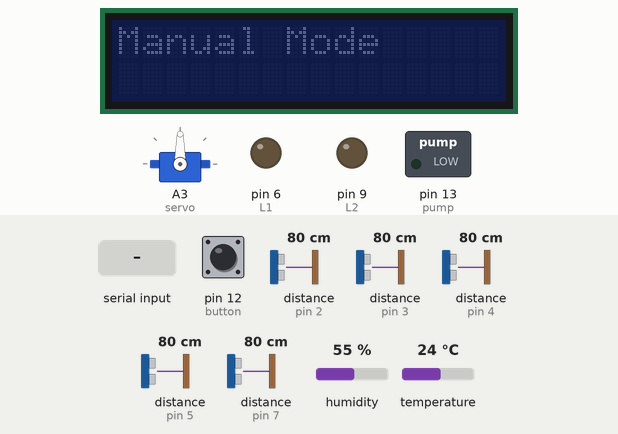
This sketch was run on a simulated Arduino Uno, built with avr-gcc and run on an emulated ATmega328P. Parts: 16×2 character LCD, servo, switched loads named in the sketch (green lamp = pin HIGH), output pins drawn as LEDs (lit = HIGH). The inputs (shaded band) are chosen by the test bench; at power-on: pin 12 (button) LOW, distance to the obstacle (sensors on pin 2, pin 3, pin 4, pin 5, pin 7) 80 cm, humidity 55 %, temperature 24 °C. The echo pulse lasts 58.3 µs per cm; pins used as bus, display or sensor lines are not drawn.

Above: at 3.2 s.
3.3 s: pin 12 (button) pulled HIGH for 3.2 s
At 5.1 s:
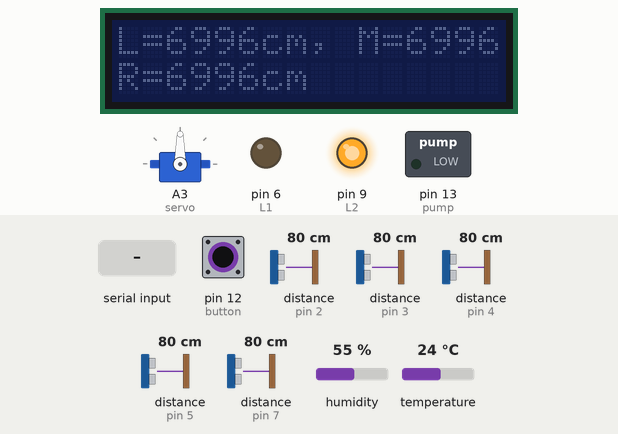
8.5 s: "B" received over Serial
At 9.0 s:
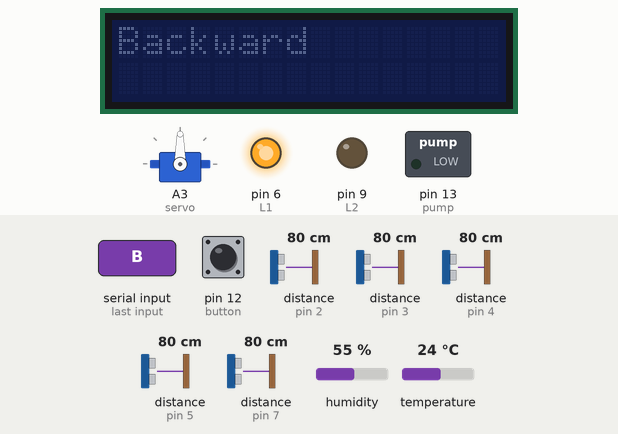
10.0 s: byte 84 ('T') received over Serial
At 11.1 s:
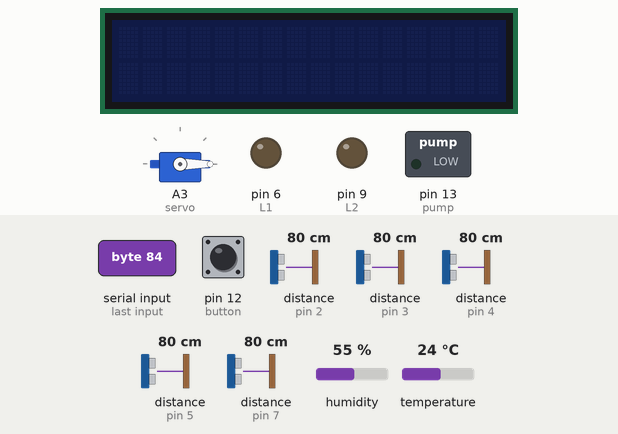
11.5 s: "F" received over Serial
At 12.5 s:
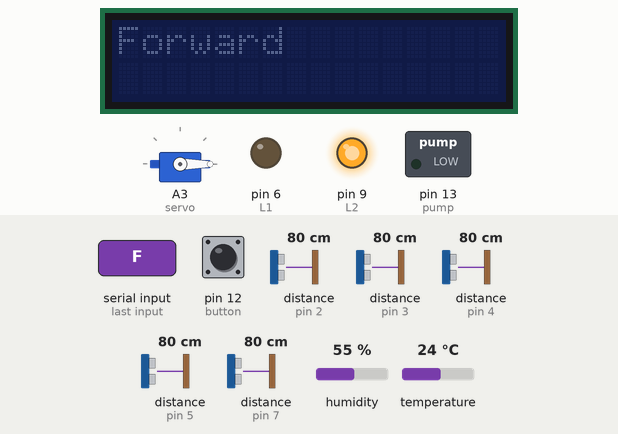
13.0 s: "L" received over Serial
At 13.5 s:
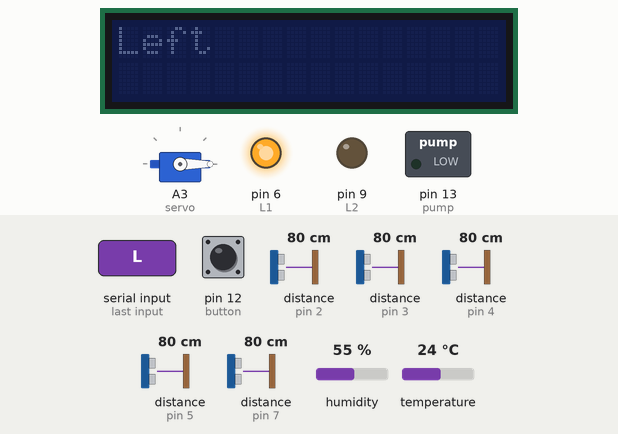
14.5 s: "P" received over Serial
At 15.9 s:
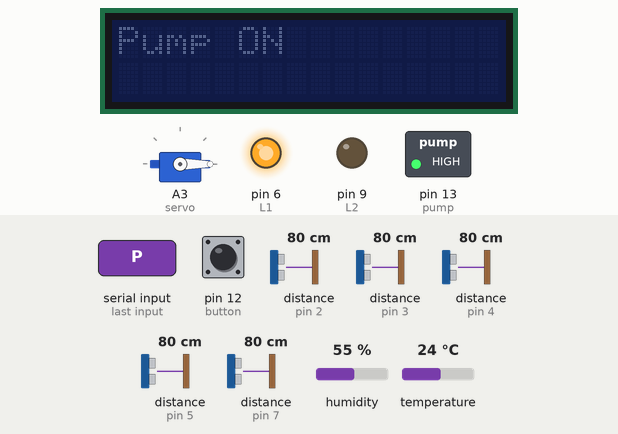
Timing chart, 0 to 17.0 s (numbered marks = the images above; inputs shaded):
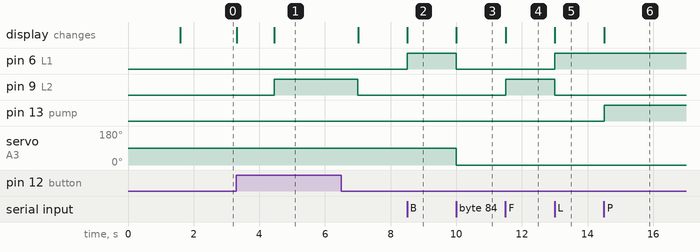

Measured:
- after the input at 3.3 s, pin 9 (L2): LOW → HIGH after 1.2 s, → LOW 2.5 s later; the display: first changes at once (image 1 shows a later state)
- after the input at 8.5 s, pin 6 (L1): LOW → HIGH at once; the display: changes at once (image 2)
- after the input at 10.0 s, pin 6 (L1): HIGH → LOW at once; servo on A3 (servo): 90° → 0° at once; the display: changes at once (image 3)
- after the input at 11.5 s, pin 9 (L2): LOW → HIGH at once; the display: changes at once (image 4)
- after the input at 13.0 s, pin 6 (L1): LOW → HIGH at once; pin 9 (L2): HIGH → LOW at once; the display: changes at once (image 5)
- after the input at 14.5 s, pin 13 (pump): LOW → HIGH at once; the display: changes at once (image 6)

The sketch:

ROBOTIC_CAR.ino
```cpp
//FLOOR CLEANING CAR ...                                                                                                    by Mokesh Nagpal.
#include <time.h>
#include <NewPing.h>    //import libraries
#include <LiquidCrystal_I2C.h>
#include <Servo.h>
#include "DHT.h"
#define sensor DHT22    //define sensor type used
const int echo_L = 2;   //initialize pin numbers
const int trig_L = 2;
const int echo_M = 3;
const int trig_M = 3;
const int echo_R = 4;
const int trig_R = 4;
const int echo_RR = 5;
const int trig_RR = 5;
const int echo_LL = 7;
const int trig_LL = 7;
const int L1 = 6;
const int L2 = 9;
const int R1 = 10;
const int R2 = 11;
const int button = 12;
const int pump = 13;
//A4 - data pin,A5 - clock pin
const int servo = A3;
const int tempHum = A2;


//Variables used
int rd=0;    //Reading button status
float temp = 0.0;    //temperature and humidity
float hum = 0.0;
float sp_cm = 0.0;   //distance recorded
int sp_m=0;
float duration = 0.0;
int motor_speed = 255;    //speed of the motor can be set between 125 (minimum) and 255 (maximum)
const int max_distance = 200;   //max distance of ultrasonic sensors is set to 200cm
int distance_L = 0;    //Distance from left ultrasonic sensor
int distance_M = 0;    //Distance from middle ultrasonic sensor
int distance_R = 0;    //Distance from right ultrasonic sensor
int distance_LL = 0;   // Distance from left left ultrasonic sensor
int distance_RR = 0;   //Distance from right right ultrasonic sensor
char incomingByte = '\0';
const char msg[]="Configure your Bluetooth app !!!";
char dist[80]={'\0'};
char value[5]={'\0'};
time_t t1,t2;
int dif=0;
int c=0;
boolean m=false,r=false,l=false,rr=false,ll=false;

NewPing sonar_L(trig_L, echo_L, max_distance);    //initialize all the 3 sensors
NewPing sonar_M(trig_M, echo_M, max_distance);
NewPing sonar_R(trig_R, echo_R, max_distance);
NewPing sonar_LL(trig_LL, echo_LL, max_distance);    //initialize all the 3 sensors
NewPing sonar_RR(trig_RR, echo_RR, max_distance);
LiquidCrystal_I2C lcd(0x3F, 16, 2);    //address of lcd
DHT dht(tempHum,sensor);
Servo ser;

void setup()
{
  pinMode(L1, OUTPUT);    //intitialize pins as output or input
  pinMode(L2, OUTPUT);
  pinMode(R1, OUTPUT);
  pinMode(R2, OUTPUT);
  pinMode(button, INPUT);
  pinMode(pump, OUTPUT);
  digitalWrite(L1, LOW);
  digitalWrite(L2, LOW);
  digitalWrite(R1, LOW);
  digitalWrite(R2, LOW);
  digitalWrite(pump, LOW);
  Serial.begin(9600);   //begin serial communication via bluetooth at 9600 baud rate
  dht.begin();
  lcd.init();
//  lcd.backlight();
  ser.attach(servo);
  lcd.noCursor();
  lcd.print("Welcome!");
  delay(1500);
  temperatureHumidity();
  t1=time(NULL);
  lcd.clear();
  rd=digitalRead(button);
  if(rd==HIGH)
  {
    lcd.print("Automatic Mode");
  }
  else
  {
    lcd.print("Manual Mode");
  }
  delay(500);
}
void loop()
{
  t2=time(NULL);

  while(rd==LOW)
   {
    manualMode();
    rd=digitalRead(button);
    if(rd == HIGH)
    {
      moveStop();
      lcd.clear();
      lcd.print("Automatic Mode");
      delay(500);
      break;
    }
  }
  rd=digitalRead(button);
  while(rd==HIGH)
  {
    automaticMode();
    rd=digitalRead(button);
    if(rd == LOW)
    {
      moveStop();
      lcd.clear();
      lcd.print("Manual Mode");
      delay(500);
      break;
    }
  }
}

//Automatic mode
void automaticMode()
{
  dif=difftime(t2,t1);
  if(dif>120)
  {
    rotate();
  }
  if(dif>180)
    {
      temperatureHumidity();
      t1=t2;
    }
  readSensor_R();    //read distance from all the 3 sensors
  readSensor_M();
  readSensor_L();
  readSensor_LL();
  readSensor_RR();
  lcd.clear();    //print distance on LCD
  lcd.print("L=");
  lcd.print(distance_L);
  lcd.print("cm, ");
  lcd.print("M=");
  lcd.print(distance_M);
  lcd.print("cm,");
  lcd.setCursor(0, 1);
  lcd.print("R=");
  lcd.print(distance_R);
  lcd.print("cm");
  m=distance_M <= 10;    //normally 10cm is ok
  r=distance_R <= 10;
  l=distance_L <= 10;
   ll=distance_LL <= 33;   // length of car
   rr=distance_RR <= 33;   // length of car
   if(m==true&&rr==true&&ll==true)
  {
    moveStop();
    while(rr==true&&ll==true)
    {
    moveBackward();   //move back
    delay(100);
    }
    delay(1000); //time taken to cover half distance of the car19 m
    if(rr==true)
    moveRight();
    else
    moveLeft();
    delay(10000);    //time to rotate it 180 degree
  }
  if(m==true&&r==true&&l==true)
  {
    moveStop();
    moveBackward();   //move back
    delay(2000);
    if(distance_R>distance_L)
    {
    moveRight();
    delay(2000);
    }
    else
    {
    moveLeft();
    delay(2000);
    }
  }
  else if(m==true&&l==true)
  {
    moveStop();
    moveRight();
    delay(2000);
  }
  else if(m==true&&r==true)
  {
    moveStop();
    moveLeft();
    delay(2000);
  }
  else if(r==true&&l==false)
  {
    moveStop();
    moveLeft();
    delay(2000);
  }
  else if(l==true&&r==false)
  {
    moveStop();
    moveRight();
    delay(2000);
  }
  else
  {
    moveForward();
  }
}

//Manual mode
void manualMode()
{
  if (Serial.available() > 0)   //check if any data is available
  {
    incomingByte = Serial.read();   //read incoming data
    lcd.clear();
  switch(incomingByte)    //based on received character execute respective commands
  {
    case 'F':
    moveForward();
    lcd.print("Forward");
    break;

    case 'B':
    moveBackward();
    lcd.print("Backward");
    break;

    case 'L':
    moveLeft();
    lcd.print("Left");
    break;

    case 'R':
    moveRight();
    lcd.print("Right");
    break;

    case 'S':
    moveStop();
    lcd.print("Stop");
    break;

    case 'P':
    digitalWrite(pump, HIGH);
    lcd.print("Pump ON");
    break;

    case 'p':
    digitalWrite(pump, LOW);
    break;

    case '1':
    motor_speed = 155;
    break;

    case '2':
    motor_speed = 205;
    break;

    case '3':
    motor_speed = 255;
    break;

    case 'T':
    moveStop();
    rotate();
    break;

    default :
    for(int i=0;i<strlen(msg);i++)
    {
      lcd.print(msg[i]);
      if(i>15)
      {
        lcd.autoscroll();
      }
    }
    incomingByte='*';
    delay(1000);

  }
  incomingByte='*';
  }
}

//Rotating servo
void rotate()
{
  moveStop();
  if(c==0)
  {
  ser.write(512);
  c=1;
  }
  else
  {
  ser.write(1023);
  c=0;
  }
}

//Temperature and Humidioty
void temperatureHumidity()
{
  //no delay is given as already delay is present in the program
  hum=dht.readHumidity();
  temp=dht.readTemperature();
  sp_m=331.4 + ( 0.606 * temp ) + ( 0.0124 * hum );
  sp_cm=sp_m/100;
}

//Ultrasoonic read
void readSensor_R()    //read distance in centimeters from left sensor
{
  duration = sonar_R.ping_median(5);
  distance_R=(duration/2)*sp_cm;
}
void readSensor_L()    //read distance in centimeters from left sensor
{
  duration = sonar_L.ping_median(5);
  distance_L=(duration/2)*sp_cm;
}
void readSensor_M()    //read distance in centimeters from middle sensor
{
  duration = sonar_M.ping_median(5);
  distance_M=(duration/2)*sp_cm;
}

void readSensor_RR()    //read distance in centimeters from left sensor
{
  duration = sonar_RR.ping_median(5);
  distance_RR=(duration/2)*sp_cm;
}
void readSensor_LL()    //read distance in centimeters from left sensor
{
  duration = sonar_LL.ping_median(5);
  distance_LL=(duration/2)*sp_cm;
}


//Moving the car
void moveForward()
{
  digitalWrite(L1, LOW);
  analogWrite(L2, motor_speed);
  analogWrite(R1, motor_speed);
  digitalWrite(R2, LOW);
}

void moveBackward()
{
  analogWrite(L1, motor_speed);
  digitalWrite(L2, LOW);
  digitalWrite(R1, LOW);
  analogWrite(R2, motor_speed);
}

void moveLeft()
{
  analogWrite(L1, motor_speed);
  digitalWrite(L2, LOW);
  analogWrite(R1, motor_speed);
  digitalWrite(R2, LOW);
}

void moveRight()
{
  digitalWrite(L1, LOW);
  analogWrite(L2, motor_speed);
  digitalWrite(R1, LOW);
  analogWrite(R2, motor_speed);
}

void moveStop()
{
  digitalWrite(L1, LOW);
  digitalWrite(L2, LOW);
  digitalWrite(R1, LOW);
  digitalWrite(R2, LOW);
}
```
